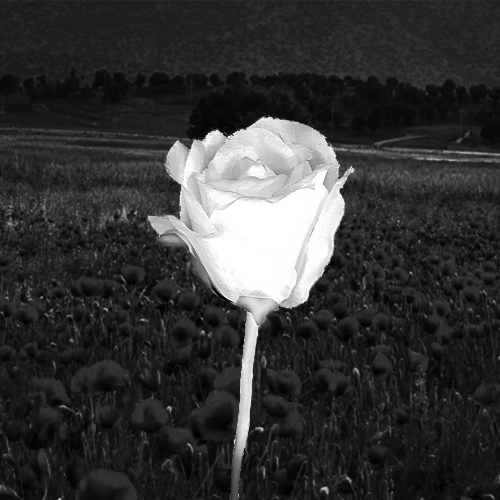
#> input picture Assignment_31/inputs/rose.jpg, 1000 x 1000 px (shown at 1/2 size)
$ python '2_Foreground focus_Blur background.py'
#> lines starting #> are read from the running program, lines starting #| are printed output that depends on the picture
import cv2
import numpy as np

img = cv2.imread("inputs/rose.jpg" , cv2.IMREAD_GRAYSCALE)
#> img: shape (1000, 1000); min 0, max 255, mean 53.3
rows , cols = img.shape
#> rows = 1000; cols = 1000
res = np.zeros((rows , cols) ,dtype=np.uint8 )

filter = np.ones((31,31)) / 961

for i in range(15 , rows-15 ):
    for j in range(15 , cols-15):
        small = img[i-15:i+16 , j-15:j+16]
        if img[i,j] <180 :
            avg = np.sum(filter * small )
            res[i , j] = avg
        else :
            res[i,j] =img[i,j]
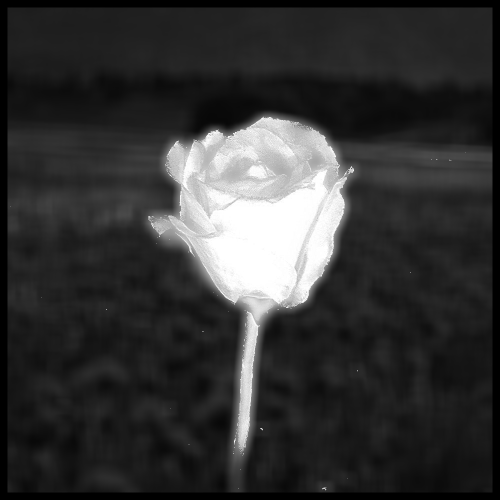
#> res: shape (1000, 1000) (shown at 1/2 size); min 0, max 255, mean 52.3

res = cv2.resize(res , [470,500])
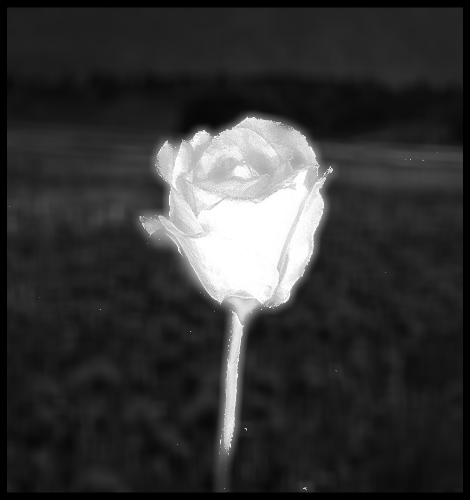
#> res: shape (500, 470); min 0, max 255, mean 52.4
cv2.imwrite("outputs/rose.png" , res)
cv2.imshow("" , res )
cv2.waitKey()

$ run again, with Assignment_31/inputs/Fruit.jpg copied over Assignment_31/inputs/rose.jpg
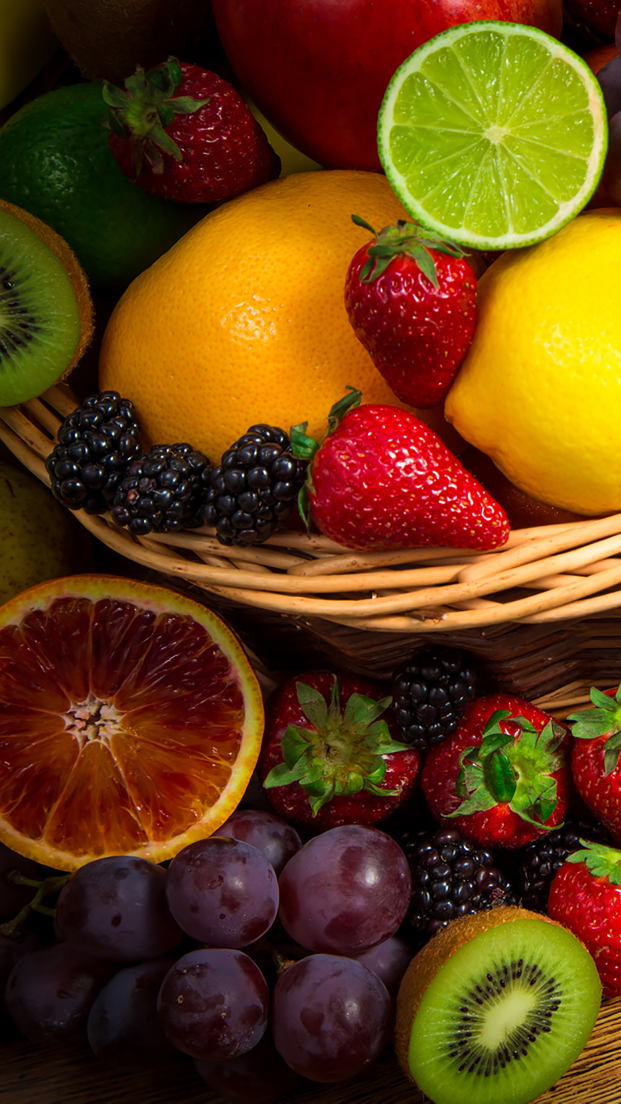
#> input picture Assignment_31/inputs/Fruit.jpg, 1242 x 2207 px (shown at 1/2 size)
#> after the loop `for i in range(15 , rows-15 ):`:
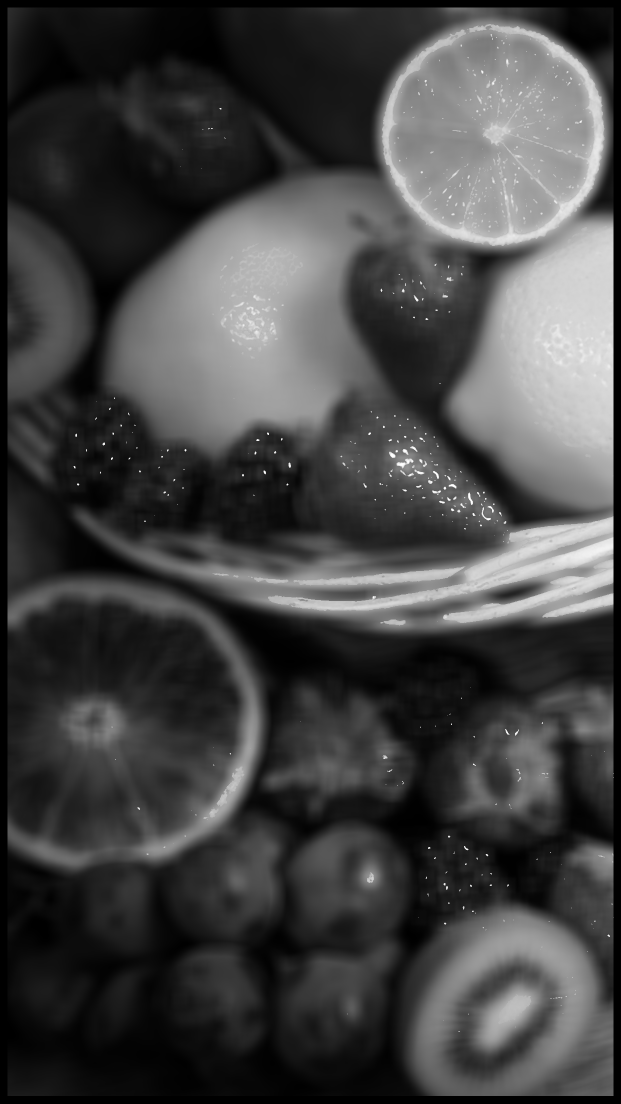
#> res: shape (2207, 1242) (shown at 1/2 size); min 0, max 255, mean 67.4
#> `res = cv2.resize(res , [470,500])`:
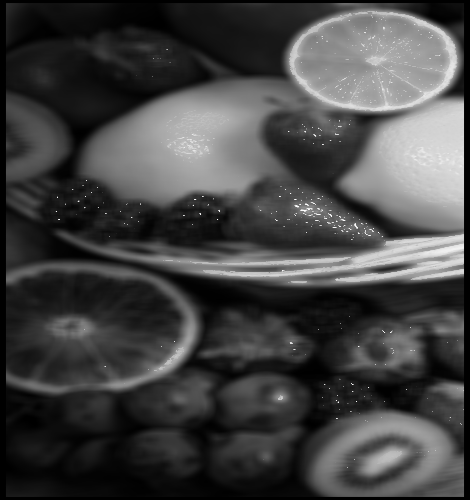
#> res: shape (500, 470); min 0, max 255, mean 67.2
